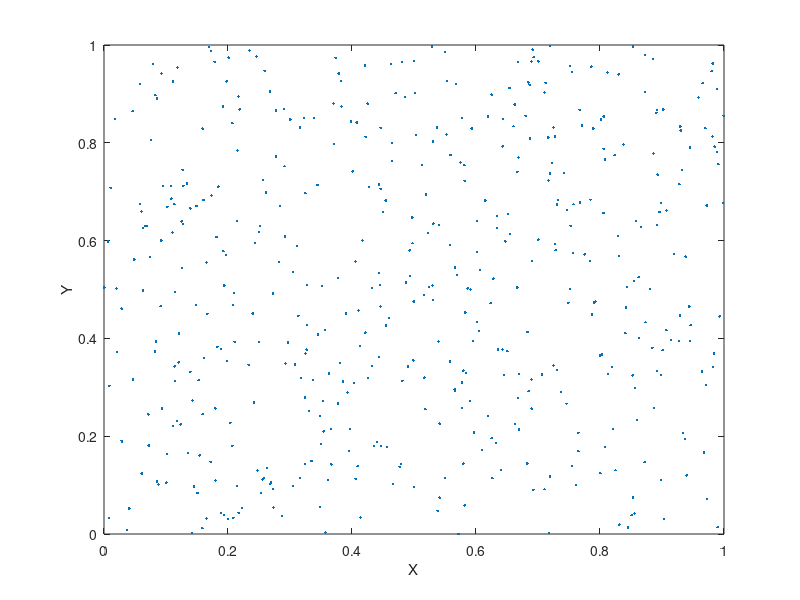
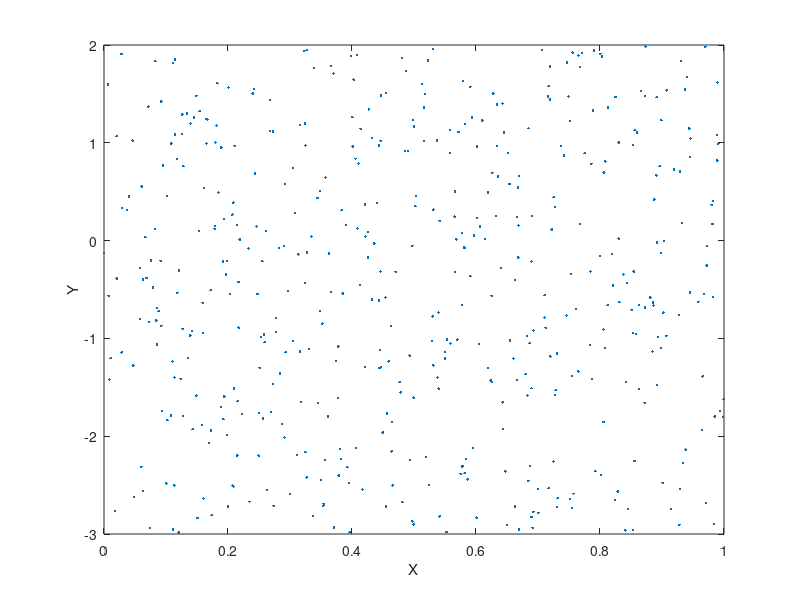
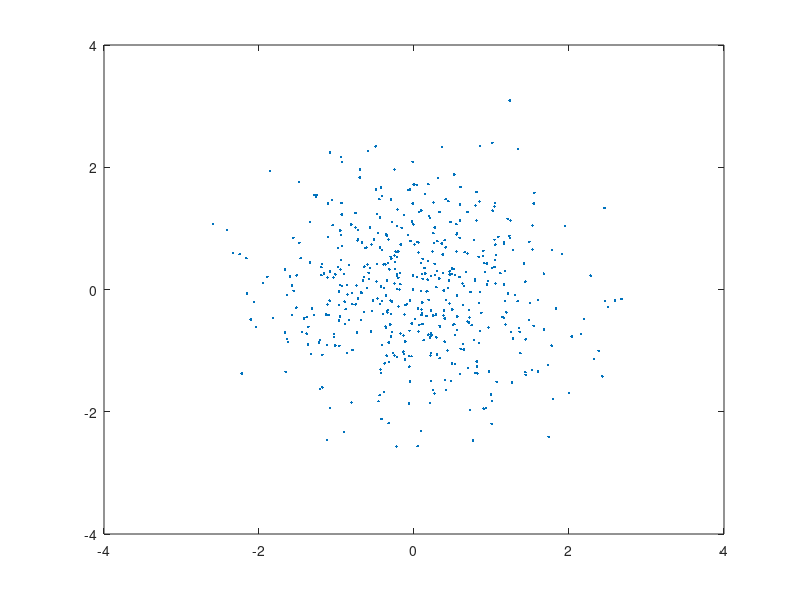
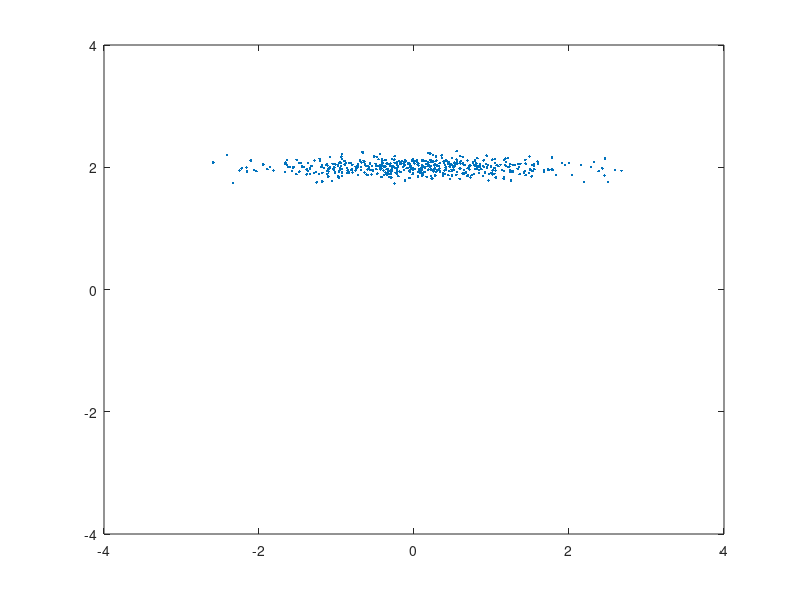

Reproduce these figures in MATLAB, in order.
%% Distribution Function Calculations
% Matlab is able to calculate a wide range of probability distribution functions. 
% Unfortunately, many of these are available only with the add on Statistics Toolbox. 
% However, there is still a lot we can do with just the main Matlab program
%%  The Uniform Distribution
% Matlab can generate random numbers from a uniform distribution. 

% Specify the number of points we want
n_points = 500;

% Generate two columns of uniformly distributed random numbers that are
% generated from a uniform random distribution between 0 and 1
x_uniform = rand([n_points, 1]); 
y_uniform = rand([n_points, 1]);

figure(1)
plot(x_uniform, y_uniform, '.')
xlabel('X')
ylabel('Y')
%% 
% We can use the same command to generate random numbers uniformly distributed 
% over a different interval.

% Generate a column of random numbers uniformly distributed over the
% interval -3 to 2.
y_uniform = -3.0 + 5.0*rand([n_points, 1]); 

figure(2)
plot(x_uniform, y_uniform, '.')
xlabel('X')
ylabel('Y')
%% 
% Although this looks the similar to the previous plot, notice that the limits 
% on the y-axis are different.
%% The Normal Distribution
% Matlab can generate random numbers generated from a normal distribution as 
% well. Bu default, the numbers are generated from a normal distribution with 
% a mean of zero and a standard deviation of 1 ? i.e. the standardized normal 
% distribution. 

% Generate two columns of normally distributed random numbers
x_normal = randn([n_points, 1]);
y_normal = randn([n_points, 1]);

figure(3)
plot(x_normal, y_normal, '.')
set(gca, 'XLim', [-4,4], 'YLim', [-4,4])
%% 
% As expected we see that the pattern of points is different from those generated 
% using a uniform distribution; the points are more centrally distributed around 
% the origin. 
% 
% We can also use the same command to generate random numbers from a normal 
% distribution that has a non-zero mean and standard deviation different from 
% 1. To do this, we make use of the scaling and translation properties of the 
% normal distribution.

% Generate random numbers from a normal distribution with mean = 2.0 and
% standard deviation = 0.1
y_normal2 = 2.0 + 0.1*randn([n_points,1]);

figure(4)
plot(x_normal, y_normal2, '.')
set(gca, 'XLim', [-4,4], 'YLim', [-4,4])
%% 
% This plot has been made using the same axis limits as the previous one so 
% that we can see that the difference in standard deviations in the y-direction 
% has resulted in a much narrow distribution in that direction. 
% 
% To calculate actual probabilities without the additional Statistics Toolbox 
% requires us to define the normal distribution as a function so that we can calculate 
% the area under the curve using the built-in Matlab numerical integration routines. 

% Define the normal distribution with a mean = m and a standard deviation =
% s.
pr = @(x, m, s) exp(-((x-m).^2)/(2*s.^2)) / (s*sqrt(2*pi));

% Give values to the mean and standard deviation
mean_value = 2.0;
std_dev    = 0.5;

% Specify a range of x-values over which to calculate the distribution.
x = -1.0 : 0.01 : 5.0;

% Calculate and plot the distribution.
y_norm = pr(x, mean_value, std_dev);

figure(5)
plot(x, y_norm)
%% 
% 
% Use the built-in Matlab routine to integrate over the normal distribution
% from +\- 1 and 2 standard deviations. 
area_1std = integral(@(x) pr(x, mean_value, std_dev), (mean_value-std_dev), (mean_value+std_dev));
area_2std = integral(@(x) pr(x, mean_value, std_dev), (mean_value-2*std_dev), (mean_value+2*std_dev));

disp(['Area under the curve between +/- 1 standard deviation =' num2str(area_1std)])
disp(['Area under the curve between +/- 2 standard deviation =' num2str(area_2std)])

%% 
% _*Exercise:* Use Matlab to calculate the probability of obtaining a value 
% between 1 and 2 for a normal distribution with mean of zero and standard deviation 
% of 1._
% 
% _*Exercise:* Calculate the probability of obtaining a value greater than 3 
% for a normally distribution with a mean of zero and standard deviation of 1._
% 
% _*Exercise:* Cacluate the probability of obtaining a value greater than 3 
% for a normally distribution with a mean of zero and standard deviation of  2._
% 
% _*Exercise:* Cacluate the probability of obtaining a value greater than 3 
% for a normally distribution with a mean of 1 and standard deviation of  1._
% 
% _*Exercise:* Cacluate the probability of obtaining a value greater than 3 
% for a normally distribution with a mean of 1 and standard deviation of  2._
% 
% _*Exercise:* Global warming can increase both the mean temperature of a a 
% region as a well as a range of likely temperatures, or both. How might these 
% changes impact the local temperature in light of your results from the exercises 
% above. _